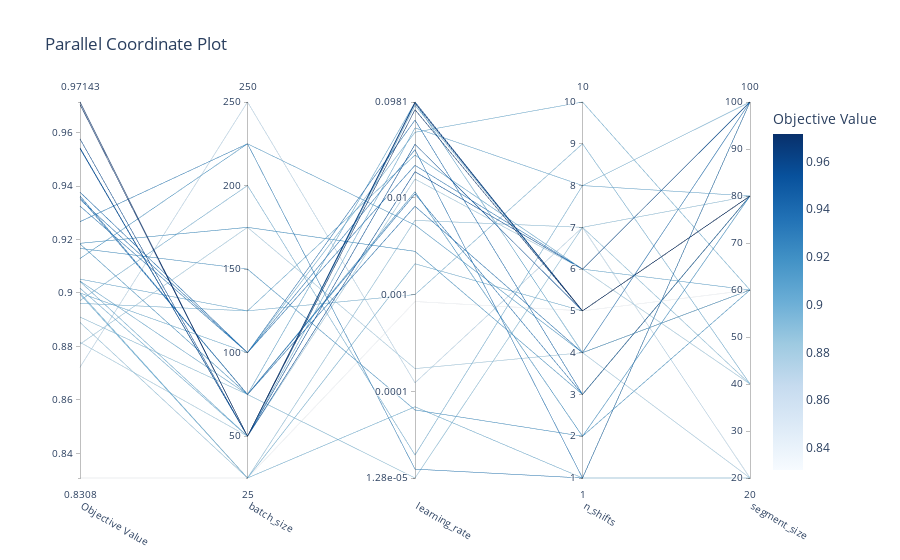

Source (notebook cell):
### Code cell
fig3 = vis.plot_parallel_coordinate(study)
fig3.show()

### Figure 1 — Plotly figure (JSON) as saved in the notebook; plotly's stock layout.template omitted (floating-point values rounded to 4 significant figures)
{"data": [{"dimensions": [{"label": "Objective Value", "range": [0.8308, 0.9714], "values": [0.9357, 0.8722, 0.9186, 0.9267, 0.9129, 0.9, 0.8809, 0.891, 0.8971, 0.9167, 0.9, 0.9325, 0.9377, 0.9576, 0.9714, 0.8308, 0.8816, 0.9705, 0.8961, 0.954, 0.889, 0.9043, 0.9044, 0.9543, 0.9052, 0.9363, 0.8995, 0.9018, 0.935, 0.9183]}, {"label": "batch_size", "range": [25, 250], "values": [75, 250, 175, 225, 225, 25, 175, 75, 200, 150, 100, 100, 100, 50, 50, 25, 50, 50, 125, 50, 25, 50, 75, 50, 125, 75, 25, 50, 100, 75]}, {"label": "learning_rate", "range": [-4.894, -1.009], "ticktext": ["1.28e-05", "0.0001", "0.001", "0.01", "0.0981"], "tickvals": [-4.894, -4, -3, -2, -1.009], "values": [-1.959, -3.91, -2.552, -4.802, -2.28, -4.158, -3.764, -4.894, -4.656, -4.191, -1.321, -1.501, -1.196, -1.009, -1.021, -3.07, -1.805, -1.089, -2.999, -1.729, -2.232, -1.043, -1.013, -1.445, -1.557, -2.086, -2.68, -1.276, -1.663, -1.937]}, {"label": "n_shifts", "range": [1, 10], "values": [3, 7, 3, 1, 4, 1, 4, 7, 8, 2, 10, 1, 3, 5, 5, 5, 6, 5, 9, 6, 7, 5, 4, 5, 6, 4, 5, 8, 6, 2]}, {"label": "segment_size", "range": [20, 100], "values": [80, 20, 80, 100, 60, 20, 20, 40, 100, 80, 60, 100, 80, 80, 80, 60, 40, 80, 40, 100, 80, 80, 60, 80, 60, 100, 80, 80, 100, 60]}], "labelangle": 30, "labelside": "bottom", "line": {"color": [0.9357, 0.8722, 0.9186, 0.9267, 0.9129, 0.9, 0.8809, 0.891, 0.8971, 0.9167, 0.9, 0.9325, 0.9377, 0.9576, 0.9714, 0.8308, 0.8816, 0.9705, 0.8961, 0.954, 0.889, 0.9043, 0.9044, 0.9543, 0.9052, 0.9363, 0.8995, 0.9018, 0.935, 0.9183], "colorbar": {"title": {"text": "Objective Value"}}, "colorscale": [[0.0, "rgb(247,251,255)"], [0.125, "rgb(222,235,247)"], [0.25, "rgb(198,219,239)"], [0.375, "rgb(158,202,225)"], [0.5, "rgb(107,174,214)"], [0.625, "rgb(66,146,198)"], [0.75, "rgb(33,113,181)"], [0.875, "rgb(8,81,156)"], [1.0, "rgb(8,48,107)"]], "reversescale": false, "showscale": true}, "type": "parcoords"}], "layout": {"title": {"text": "Parallel Coordinate Plot"}}}
